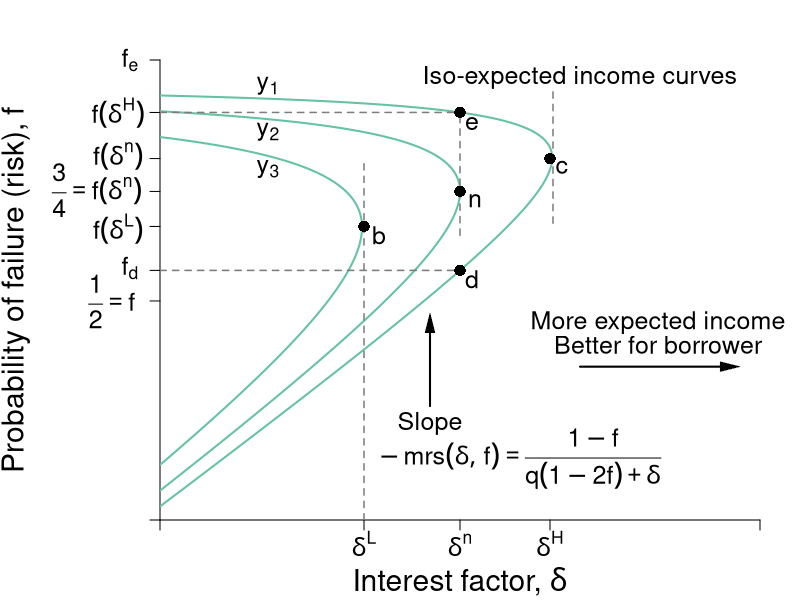

Recreate this plot in R.
#Graph Designer: Simon Halliday
#Authors: Bowles, Foley and Halliday
#Title: Coordination, Conflict and Competition: A Text in Microeconomics

library(shape)
pdf(file = "credit/non_contractual_brf_part_a.pdf", width = 8, height = 6)

#Set parameters for graphics
axislabelsize <- 1.8
labelsize <- 1.5
namesize <- 1.8
annotatesize <- 1.5
graphlinewidth <- 2
segmentlinewidth <- 1.5

COL <- c("#7fc97f", "#beaed4", "#fdc086", "#ffff99", "#386cb0", "#f0027f", "#bf5b17", "#666666")
COLA <- c("#e0f3db", "#99d8c9","#66c2a4","#41ae76", "#238b45", "#005824")
COLB <- c("#c6dbef", "#4eb3d3", "#2b8cbe", "#0868ac","#084081")
grays <- gray.colors(25, start = 1, end = 0)

#Edited the margins to cater for the larger LHS labels
par(mar =  c(4, 8, 3, 2))

brfFn <- function(delta, mu = 1) {
  .5 + (delta / (2 * mu)) 
}

isoreturnFn <- function(delta, pi=0.125) {
  1 - (pi)/delta
}


yFn <- function(d1, f1, mu = 1){
  mu*f1*(1 - f1) - d1*(1 - f1)
}

ylow <- function(delta, mu = 1, ybar = 0.03){
  (-sqrt(delta^2 - 2*delta*mu + mu^2 - 4*mu*ybar) + delta + mu)/(2*mu)
}

yhigh <- function(delta, mu = 1, ybar = 0.03){
  (sqrt(delta^2 - 2*delta*mu + mu^2 - 4*mu*ybar) + delta + mu)/(2*mu)
}

xlims <- c(0, 1)
ylims <- c(0, 1.05)

npts <- 501 
d1 <- seq(xlims[1], xlims[2], length.out = npts)
f1 <- seq(ylims[1], ylims[2], length.out = npts) 
a <- c(0.03, 0.0625, 0.11)

plot(0, 0, xlim = xlims, ylim = ylims, type = "n",
     xlab = expression(paste("")),
     ylab = expression(paste("")), 
     xaxt = "n", 
     yaxt = "n", 
     cex.lab = axislabelsize, 
     bty = "n", 
     xaxs="i", 
     yaxs="i"
)


# ticksy <- seq(from = 0, to = ylims[2], by = 0.1)
# ylabels <- seq(from = 0, to = ylims[2], by = 0.1)
# ticksx <- seq(from = 0, to = xlims[2], by = 0.1)
# xlabels <- seq(from = 0, to = xlims[2], by = 0.1)
ticksy <- c(ylims[1], 0.5, ylow(delta = 0.5), brfFn(delta = 0.34), brfFn(delta = 0.5), brfFn(delta = 0.65), yhigh(delta = 0.5), ylims[2])
ylabels <- c(NA, NA, NA, NA,NA,NA, NA, NA)
#ylabels <- c(NA, expression(paste(f == frac(1,2))), expression(paste(f^d)), expression(paste(f*(delta^L) )),  expression(paste(f*(delta^n) == frac(3,4))),expression(paste(f*(delta^H) )), expression(paste(f^e)), NA)
ticksx <- c(xlims[1], 0.34, 0.5, 0.65, xlims[2])
xlabels <- c(NA,  expression(paste(delta^L)), expression(paste(delta^n)), expression(paste(delta^H)), NA)

axis(1, at = ticksx, pos = 0, labels = xlabels, cex.axis = labelsize)
axis(2, at = ticksy, pos = 0, labels = ylabels, las = 1,cex.axis = labelsize)

#ylabels <- c(NA, expression(paste(f == frac(1,2))), expression(paste(f^d)), expression(paste(f*(delta^L) )),  expression(paste(f*(delta^n) == frac(3,4))),expression(paste(f*(delta^H) )), expression(paste(f^e)), NA)
text(-0.08, 0.5, expression(paste(frac(1,2) == f)), cex = labelsize, xpd =TRUE)
text(-0.05, 0.575, expression(paste(f[d])), cex = labelsize, xpd =TRUE)
text(-0.07, 0.665, expression(paste(f*(delta^L) )), cex = labelsize, xpd =TRUE)
text(-0.105, 0.753, expression(paste(frac(3,4) == f*(delta^n) )), cex = labelsize, xpd =TRUE)
text(-0.07, 0.832, expression(paste(f*(delta^n))), cex = labelsize, xpd =TRUE)
text(-0.07, 0.93, expression(paste(f*(delta^H) )), cex = labelsize, xpd =TRUE)
text(-0.05, 1.05, expression(paste(f[e])), cex = labelsize, xpd =TRUE)
# y-labels with numeric values
# text(-0.0905, 0.48, expression(paste(frac(1,2) == f)), cex = labelsize, xpd =TRUE)
# text(-0.05, 0.58, expression(paste(0.57 == f^d)), cex = labelsize, xpd =TRUE)
# text(-0.07, 0.66, expression(paste(0.67 == f*(delta^L) )), cex = labelsize, xpd =TRUE)
# text(-0.105, 0.76, expression(paste(frac(3,4) == f*(delta^n))), cex = labelsize, xpd =TRUE)
# text(-0.07, 0.84, expression(paste(0.83 == f*(delta^n) )), cex = labelsize, xpd =TRUE)
# text(-0.07, 0.93, expression(paste(0.93 == f*(delta^H) )), cex = labelsize, xpd =TRUE)
# text(-0.05, 1.05, expression(paste(1.05f^e)), cex = labelsize, xpd =TRUE)


npts <- 503 
xx1 <- seq(xlims[1], xlims[2], length.out = npts)
xx2 <- seq(0, 1, length.out = npts)

#Draw the graphs
#lines(xx1, brfFn(xx1), col = COLA[4], lwd = graphlinewidth)

#Axis labels
mtext(expression(paste("Interest factor, ", delta)), side = 1, line = 3, cex = axislabelsize)
text(-0.24, 0.5*(ylims[2]), expression(paste("Probability of failure (risk), ", f)), xpd = TRUE, cex = axislabelsize, srt = 90) 

#Contour lines
contour(d1, f1,
        outer(d1, f1, yFn),
        drawlabels = FALSE,
        col = COLA[3],
        lwd = graphlinewidth,
        levels = a,
        xaxs="i",
        yaxs="i",
        add = TRUE)

segments(0.5, 0.65, 0.5, yhigh(delta = 0.5), lty = 2, col = grays[20] , lwd = segmentlinewidth)
segments(0, yhigh(delta = 0.5), 0.5, yhigh(delta = 0.5), lty = 2, col = grays[20] , lwd = segmentlinewidth)
segments(0, ylow(delta = 0.5), 0.5, ylow(delta = 0.5), lty = 2, col = grays[20] , lwd = segmentlinewidth)

segments(0.34,0, 0.34, brfFn(delta = 0.34) + 0.15, lty = 2, col = grays[20] , lwd = segmentlinewidth)
segments(0.655, brfFn(delta = 0.655) - 0.15, 0.655, brfFn(delta = 0.655) + 0.15, lty = 2, col = grays[20] , lwd = segmentlinewidth)

#segments(0, brfFn(delta = 0.5), 0.5, brfFn(delta = 0.5), lty = 2, col = "gray" , lwd = segmentlinewidth)

# 
# segments(8, 0, 8,indiffA(x = 8)  , lty = 2, col = "gray" , lwd = segmentlinewidth)
# segments(0, indiffA(x = 8) , 8,indiffA(x = 8)  , lty = 2, col = "gray" , lwd = segmentlinewidth)

text(0.5+ 0.025, brfFn(delta = 0.5) - 0.02, expression(paste(n)), cex = labelsize)
points(0.5, brfFn(delta = 0.5), pch = 16, col = "black", cex = 1.5)
text(0.34+ 0.025, brfFn(delta = 0.34) - 0.02, expression(paste(b)), cex = labelsize)
points(0.34, brfFn(delta = 0.34), pch = 16, col = "black", cex = 1.5)
text(0.65+ 0.02, brfFn(delta = 0.65) - 0.02, expression(paste(c)), cex = labelsize)
points(0.65, brfFn(delta = 0.65), pch = 16, col = "black", cex = 1.5)

text(0.5+ 0.02, ylow(delta = 0.5) - 0.02, expression(paste(d)), cex = labelsize)
points(0.5, ylow(delta = 0.5), pch = 16, col = "black", cex = 1.5)
text(0.5+ 0.02, yhigh(delta = 0.5) - 0.025, expression(paste(e)), cex = labelsize)
points(0.5, yhigh(delta = 0.5), pch = 16, col = "black", cex = 1.5)



text(0.7, 1.01, expression(paste("Iso-expected income curves")), cex = labelsize)
#text(0.3, 1.01, expression(paste(y[1] == y^L)), cex = labelsize)
#text(0.3, 0.88, expression(paste(y[2] == y^{NE})), cex = labelsize)
#text(0.2, 0.75, expression(paste(y[3] == y^H)), cex = labelsize)
text(0.18, 0.99, expression(paste(y[1])), cex = labelsize)
text(0.18, 0.885, expression(paste(y[2])), cex = labelsize)
text(0.18, 0.8, expression(paste(y[3])), cex = labelsize)
text(0.45, 0.22, expression(Slope), cex = labelsize)
text(0.6, 0.14, expression(paste(-mrs(delta, f) == frac(1 - f, q*(1 - 2*f) + delta))), cex = labelsize)
Arrows(0.45, 0.26, 0.45, 0.45, col = "black", lty = 1, lwd = 2, arr.type = "triangle", arr.lwd = 0.5)


text(0.83, 0.45, expression(paste("More expected income")), cex = labelsize, xpd = TRUE)
text(0.83, 0.4, expression(paste("Better for borrower")), cex = labelsize,xpd = TRUE)
Arrows(0.7, 0.35, 0.95, 0.35, col = "black", lty = 1, lwd = 2, arr.type = "triangle", arr.lwd = 0.5)


#text(0.85, 0.68, expression(paste("A's Best Response")), cex = labelsize, xpd  = TRUE)
#text(0.85, 0.63, expression(paste("function")), cex = labelsize, xpd  = TRUE)
#text(0.86, 0.55, expression(paste("Slope ", phantom() == frac(1, 2*q))), cex = labelsize, xpd  = TRUE)
#Arrows(0.85, 0.73, 0.85, 0.89, col = "black", lty = 1, lwd = 2, arr.type = "triangle", arr.lwd = 0.5)

dev.off()
